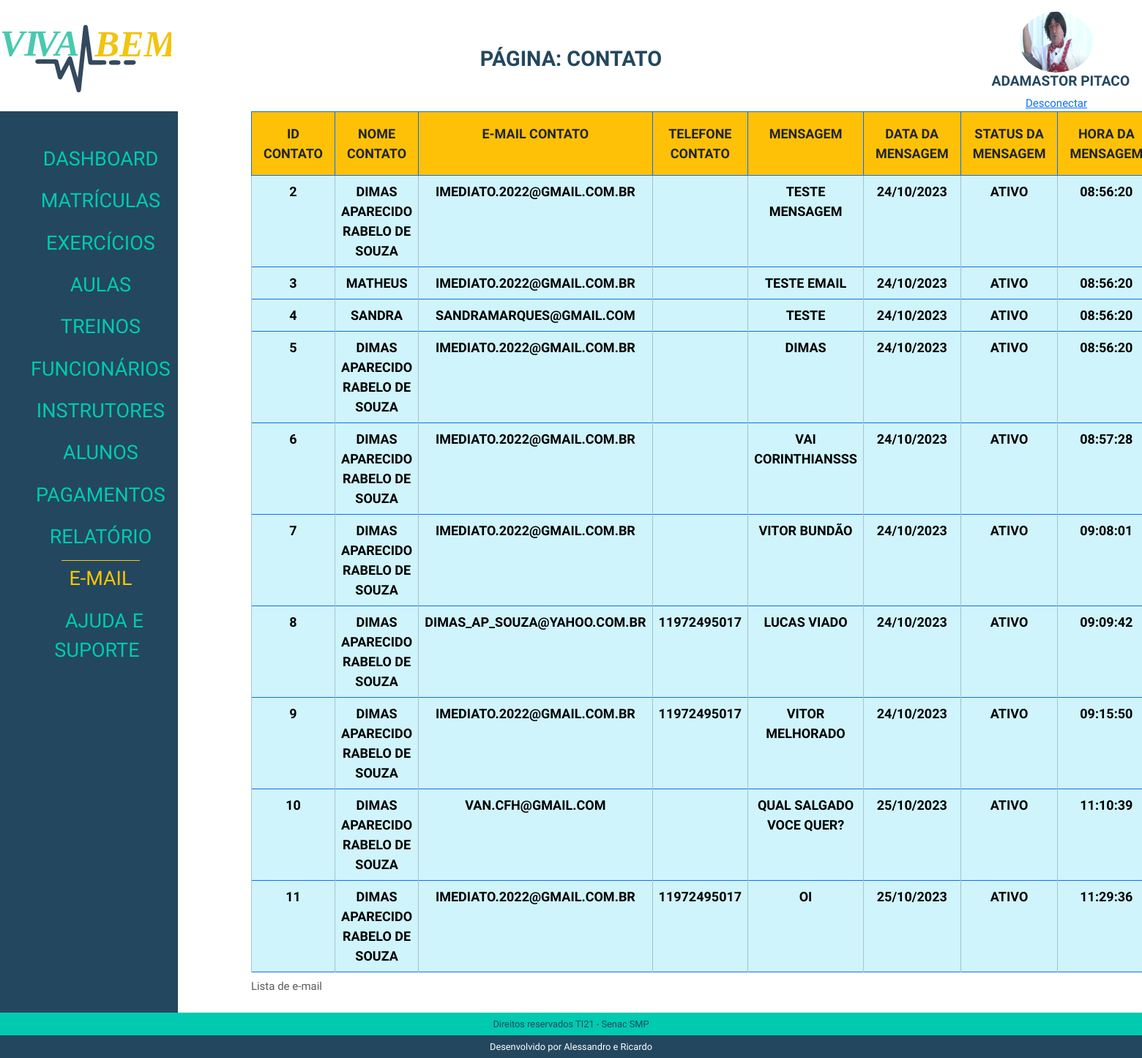
/admin/index.php?p=contato (signed in), run on the app's committed database.
### tables this page shows
CREATE TABLE `tblfuncionarios` (
  `idFuncionario` int(11) NOT NULL,
  `nomeFuncionario` varchar(50) NOT NULL,
  `altFuncionario` varchar(50) NOT NULL,
  `dataNascFuncionario` date NOT NULL,
  `cargoFuncionario` varchar(20) NOT NULL,
  `especialidadeFuncionario` varchar(20) NOT NULL,
  `emailFuncionario` varchar(80) DEFAULT NULL,
  `senhaFuncionario` varchar(20) NOT NULL,
  `nivelFuncionario` varchar(15) NOT NULL,
  `telefoneFuncionario` varchar(14) NOT NULL,
  `dataAdmissaoFuncionario` date NOT NULL,
  `statusFuncionario` varchar(10) NOT NULL,
  `fotoFuncionario` varchar(100) DEFAULT NULL,
  `linkFaceFuncionario` varchar(150) NOT NULL,
  `linkInstaFuncionario` varchar(150) NOT NULL,
  `linklinkedinFuncionario` varchar(150) NOT NULL,
  `linkWhatsFuncionario` varchar(150) NOT NULL
);

CREATE TABLE `tblcontato` (
  `idContato` int(11) NOT NULL,
  `nomeContato` varchar(50) NOT NULL,
  `emailContato` varchar(80) NOT NULL,
  `telefoneContato` varchar(14) NOT NULL,
  `mensagemContato` text NOT NULL,
  `dataContato` date NOT NULL DEFAULT curdate(),
  `statusContato` varchar(10) NOT NULL DEFAULT 'ATIVO',
  `horaContato` time NOT NULL DEFAULT curtime()
);

### admin/class/funcionario.php (called while the page is built, shortened)
<?php
class FuncionarioClass
{
    public $idFuncionario;
    public function __construct($id = false)
    {
        if ($id) {
            $this->idFuncionario = $id;
            $this->Carregar();
        }
    }
    public function Carregar()
    {
        $query = "SELECT * FROM  tblfuncionarios WHERE idFuncionario = " . $this->idFuncionario;
        $conn = Conexao::LigarConexao();
        $resultado = $conn->query($query);
        $lista = $resultado->fetchAll();
        foreach ($lista as $linha) {
            $this->nomeFuncionario = $linha['nomeFuncionario'];
            $this->fotoFuncionario = $linha['fotoFuncionario'];
        }
    }
   }

### admin/class/contato.php (called while the page is built, shortened)
<?php
class ContatoClass {
public function ListarContato(){
    $sql =  "SELECT * FROM tblcontato ORDER BY idContato ASC";
    $conn = Conexao::LigarConexao();
    $resultado = $conn->query($sql);
    $lista = $resultado->fetchAll();
    return $lista;
}
}

### admin/contato/contato.php (the view)
<?php
require_once('class/contato.php');
$contato = new ContatoClass();
$lista = $contato->ListarContato();
?>
<div class=" table-responsive">
    <table class="table table-bordered border-primary">
        <caption> Lista de e-mail</caption>
        <thead>
            <tr>
                <th class="p-3 mb-2 bg-warning text-dark">ID Contato</th>
                <th class="p-3 mb-2 bg-warning text-dark">Nome Contato</th>
                <th class="p-3 mb-2 bg-warning text-dark">E-mail Contato</th>
                <th class="p-3 mb-2 bg-warning text-dark">Telefone Contato</th>
                <th class="p-3 mb-2 bg-warning text-dark">Mensagem</th>
                <th class="p-3 mb-2 bg-warning text-dark">Data da Mensagem</th>
                <th class="p-3 mb-2 bg-warning text-dark">Status da Mensagem</th>
                <th class="p-3 mb-2 bg-warning text-dark">Hora da Mensagem </th>
            </tr>
        </thead>
        <tbody>
            <?php
            foreach ($lista as $linha) : ?>
                <tr>
                    <td class="table-info"><?php echo $linha['idContato']; ?></td>
                    <td class="table-info"><?php echo $linha['nomeContato']; ?></td>
                    <td class="table-info"><?php echo $linha['emailContato']; ?></td>
                    <td class="table-info"><?php echo $linha['telefoneContato']; ?></td>
                    <td class="table-info"><?php echo $linha['mensagemContato'] ?></td>
                    <td class="table-info"><?php echo date('d/m/Y', strtotime($linha['dataContato'])) ?></td>
                    <td class="table-info"><?php echo $linha['statusContato'] ?></td>
                    <td class="table-info"><?php echo $linha['horaContato'] ?></td>
                </tr>
            <?php endforeach; ?>
        </tbody>
    </table>
</div>

### admin/index.php (shortened to what this page needs)
<?php
if (isset($_SESSION['idAluno'])) {
    $id = $_SESSION['idAluno'];
    $tipoUsuario = 'aluno';
} elseif (isset($_SESSION['idFuncionario'])) {
    $tipoUsuario = 'funcionario';
} else {
    header("location: http://localhost/Projeto-Academia-Viva-Bem-Senac/admin/loginAdmin.php");
    exit;
}
$pagina = @$_GET['p'];
require_once('class/aluno.php');
require_once('class/funcionario.php');
if ($tipoUsuario === 'aluno') {
    $aluno = new AlunoClass($id);
    $usuario = $aluno;
} elseif ($tipoUsuario === 'funcionario') {
    $funcionario = new FuncionarioClass($id);
    $usuario = $funcionario;
}
?>
<!DOCTYPE html>
<html lang="pt-BR">
<head>
    <link rel="stylesheet" href="./css/reset.css">
    <link href="path/to/lightbox.css" rel="stylesheet" />
    <link href="https://cdn.jsdelivr.net/npm/bootstrap@5.3.2/dist/css/bootstrap.min.css" rel="stylesheet">
    <link rel="stylesheet" href="./css/estilo.css">
</head>
<body>
    <header class="topo">
        <h1>
            <img src="./img/logoVivaBem.svg" alt="Logo Viva Bem">
        </h1>
        <?php
        if ($pagina == '') {
            echo '<h2>Dashboard</h2>';
        } else {
            echo ('<h2>Página: ' . $pagina . '</h2>');
        }
        ?>
         <div class="identUser">
            <img src="../img/<?php echo $usuario->fotoAluno ?? $usuario->fotoFuncionario; ?>" alt="User">
            <h2><?php echo $usuario->nomeAluno ?? $usuario->nomeFuncionario; ?></h2>
            <a href="desconectar.php">Desconectar</a>
        </div>
    </header>
    <main>
        <div class="menu">
            <nav>
                <ul>
                    <li><a href="index.php?p=dashboard" class="<?php echo (($pagina == 'dashboard') ||  (@$pagina == '')) ? 'menuAtivo' : ''; ?>"> Dashboard </a></li>
                    <li><a href="index.php?p=matriculas" class="<?php echo ($pagina == 'matriculas') ? 'menuAtivo' : ''; ?>"> Matrículas </a></li>
                    <li><a href="index.php?p=exercicios" class="<?php echo ($pagina == 'exercicios') ? 'menuAtivo' : ''; ?>"> Exercícios </a></li>
                    <li><a href="index.php?p=aulas" class="<?php echo ($pagina == 'aulas') ? 'menuAtivo' : ''; ?>"> Aulas </a></li>
                    <li><a href="index.php?p=treino" class="<?php echo ($pagina == 'treino') ? 'menuAtivo' : ''; ?>"> Treinos </a></li>
                    <li><a href="index.php?p=funcionarios" class="<?php echo ($pagina == 'funcionarios') ? 'menuAtivo' : ''; ?>"> Funcionários </a></li>
                    <li><a href="index.php?p=instrutores" class="<?php echo ($pagina == 'instrutores') ? 'menuAtivo' : ''; ?>"> Instrutores </a></li>
                    <li><a href="index.php?p=aluno" class="<?php echo ($pagina == 'aluno') ? 'menuAtivo' : ''; ?>"> Alunos </a></li>
                    <li><a href="index.php?p=pagamento" class="<?php echo ($pagina == 'pagamento') ? 'menuAtivo' : ''; ?>"> Pagamentos </a></li>
                    <li><a href="index.php?p=relatorio" class="<?php echo ($pagina == 'relatorio') ? 'menuAtivo' : ''; ?>"> Relatório </a></li>
                    <li><a href="index.php?p=contato" class="<?php echo ($pagina == 'contato') ? 'menuAtivo' : ''; ?>"> E-mail </a></li>
                    <li><a href="index.php?p=ajuda" class="<?php echo ($pagina == 'ajuda') ? 'menuAtivo' : ''; ?>"> Ajuda e Suporte </a></li>
                </ul>
            </nav>
        </div>
        <div class="box">
            <?php
            switch ($pagina) {
                case 'contato':
                    require_once('contato/contato.php');
                    break;
            }
            ?>
        </div>
    </main>
    <footer class="rodape">
        <h2>Direitos reservados TI21 - Senac SMP</h2>
        <h2>Desenvolvido por Alessandro e Ricardo</h2>
    </footer>
</body>
</html>

### admin/css/estilo.css (style rules this page uses)
*, a, h1, h2, h3, h4 { font-family: 'Josefin Sans', sans-serif; font-size: 15px; }
body { display: flex; flex-direction: column; height: 100vh; width: 100%; }
.topo { display: flex; justify-content: space-between; margin-top: 1%; align-items: center; }
.topo h1 { text-align: center; width: 15%; }
.identUser { width: 100%; }
.identUser img { max-width: 100px; max-height: 90px; object-fit: cover; border-radius: 50%; }
.topo h2 { font-size: 1.8em; text-transform: uppercase; color: #23475f; font-weight: bold; }
.topo div { display: flex; flex-direction: column; align-items: center; width: 15%; }
.topo div img { width: 75%; }
.topo div h2 { margin-left: 5%; font-size: 1.2em; }
main { flex: 1; display: flex; }
.menu { background-color: #23475f; text-align: center; display: flex; }
.menu nav { margin-top: 15%; }
.menu nav ul li { padding: 4% 0; }
.menu nav ul li a { text-decoration: none; color: #00cab0; font-size: 1.8em; text-transform: uppercase; padding: 4% 10px; }
.menuAtivo { color: #ffc500 !important; border-top: solid 1px #ffc500; }
.box { margin: 0 100px; }
.rodape { text-align: center; }
.rodape h2 { font-size: .8em; margin-bottom: 0; }
.rodape h2:nth-child(1) { background: #00cab0; padding: .5% 0; color: #23475f; }
.rodape h2:nth-child(2) { background: #23475f; padding: .5% 0; color: #fff; }
.table-info, .text-dark { font-size: 1.2em; text-align: center; font-weight: bold; text-transform: uppercase; }

### data on the page
tblfuncionarios: fotoFuncionario (picture), nomeFuncionario "ADAMASTOR PITACO"
tblcontato: idContato "2", nomeContato "DIMAS APARECIDO RABELO DE SOUZA", emailContato "IMEDIATO.2022@GMAIL.COM.BR", mensagemContato "TESTE MENSAGEM", dataContato "24/10/2023", statusContato "ATIVO", horaContato "08:56:20"
tblcontato: idContato "3", nomeContato "MATHEUS", emailContato "IMEDIATO.2022@GMAIL.COM.BR", mensagemContato "TESTE EMAIL", dataContato "24/10/2023", statusContato "ATIVO", horaContato "08:56:20"
tblcontato: idContato "4", nomeContato "SANDRA", emailContato "SANDRAMARQUES@GMAIL.COM", mensagemContato "TESTE", dataContato "24/10/2023", statusContato "ATIVO", horaContato "08:56:20"
tblcontato: idContato "5", nomeContato "DIMAS APARECIDO RABELO DE SOUZA", emailContato "IMEDIATO.2022@GMAIL.COM.BR", mensagemContato "DIMAS", dataContato "24/10/2023", statusContato "ATIVO", horaContato "08:56:20"
tblcontato: idContato "6", nomeContato "DIMAS APARECIDO RABELO DE SOUZA", emailContato "IMEDIATO.2022@GMAIL.COM.BR", mensagemContato "VAI CORINTHIANSSS", dataContato "24/10/2023", statusContato "ATIVO", horaContato "08:57:28"
tblcontato: idContato "7", nomeContato "DIMAS APARECIDO RABELO DE SOUZA", emailContato "IMEDIATO.2022@GMAIL.COM.BR", mensagemContato "VITOR BUNDÃO", dataContato "24/10/2023", statusContato "ATIVO", horaContato "09:08:01"
tblcontato: idContato "8", nomeContato "DIMAS APARECIDO RABELO DE SOUZA", emailContato "DIMAS_AP_SOUZA@YAHOO.COM.BR", telefoneContato "11972495017", mensagemContato "LUCAS VIADO", dataContato "24/10/2023", statusContato "ATIVO", horaContato "09:09:42"
tblcontato: idContato "9", nomeContato "DIMAS APARECIDO RABELO DE SOUZA", emailContato "IMEDIATO.2022@GMAIL.COM.BR", telefoneContato "11972495017", mensagemContato "VITOR MELHORADO", dataContato "24/10/2023", statusContato "ATIVO", horaContato "09:15:50"
tblcontato: idContato "10", nomeContato "DIMAS APARECIDO RABELO DE SOUZA", emailContato "VAN.CFH@GMAIL.COM", mensagemContato "QUAL SALGADO VOCE QUER?", dataContato "25/10/2023", statusContato "ATIVO", horaContato "11:10:39"
tblcontato: idContato "11", nomeContato "DIMAS APARECIDO RABELO DE SOUZA", emailContato "IMEDIATO.2022@GMAIL.COM.BR", telefoneContato "11972495017", mensagemContato "OI", dataContato "25/10/2023", statusContato "ATIVO", horaContato "11:29:36"

### other printed values
$pagina "CONTATO"
